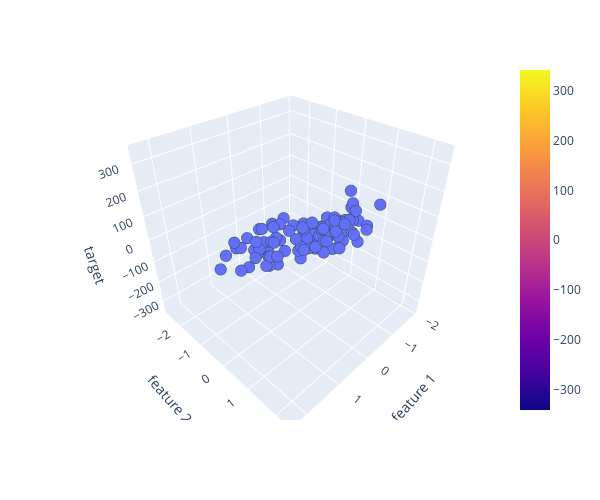

The code cell stored with this chart in its notebook:
### Code cell
# Create 3D scatter plot
fig = px.scatter_3d(
    df,
    x="feature 1",
    y="feature 2",
    z="target",
    #labels={"lon": "longitude", "lat": "latitude", "price_aprox_usd": "price"},
    width=600,
    height=500,
)

# Create x and y coordinates for model representation
x_plane = np.linspace(df["feature 1"].min(), df["feature 1"].max(), 10)
y_plane = np.linspace(df["feature 2"].min(), df["feature 2"].max(), 10)
xx, yy = np.meshgrid(x_plane, y_plane)

# Use model to predict z coordinates
z_plane = model.predict(pd.DataFrame({"feature 1": x_plane, "feature 2": y_plane}))
zz = np.tile(z_plane, (10, 1))

# Add plane to figure
fig.add_trace(go.Surface(x=xx, y=yy, z=zz))

# Refine formatting
fig.update_traces(
    marker={"size": 4, "line": {"width": 2, "color": "DarkSlateGrey"}},
    selector={"mode": "markers"},
)

# Display figure
fig.show()
